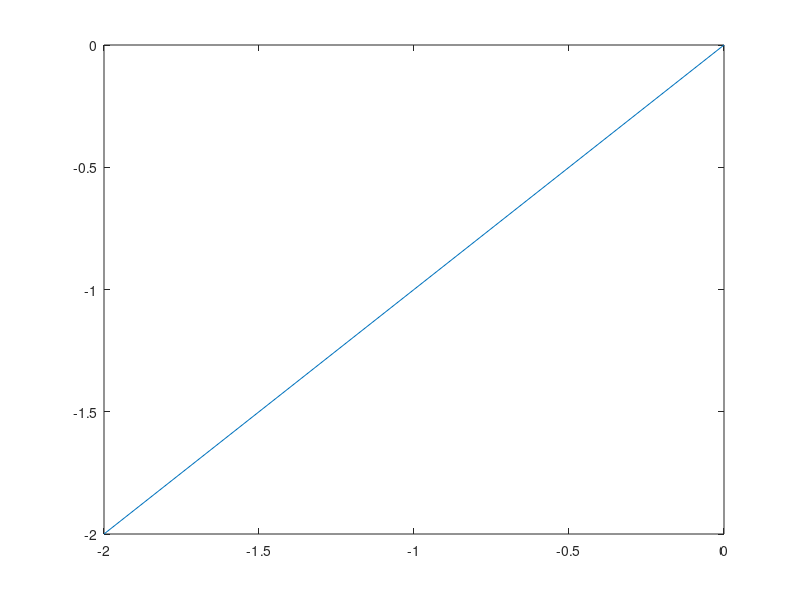

Write the MATLAB code that produced this figure. (Note: this script raises an error after producing the figure.)
% Octave test file
% MATLAB = MATrix LABratory

% Vectors

% 1x3 vector
v = [-2, -1, 0];

% 3x1 vector
v2 = [-2; -1; 0];

% graph vectors
plot(v, v2)

%% ------------------

% Unformly spaced vectors
% a:spacing:b
% linspace - specifying the number of points, octave computes spacing automatically.
% linspace(lower,upper,points)
a = 0
b = 100
c = a:10:b
c = linspace(0, 100, 10)

% Filtering vectors
v = [1, 2, 3, 4, 5];

% Returns a logical matrix (0s and 1s) for each element in the matrix.
v > 2
% Filters the matrix for only values matching
w = v(v > 2)

% Calculations w/ Vectors

% Elementwise operators. Performs the calculation for every element in a matrix.
%
% .*
% ./
% .^

v = [1, 2, 3];
w = 3*x.^2  % [3, 12, 27]

v = -20:0.1:20
w = 3*x.^2

% Vector Transpose

v = [1, -1, 8.5, 6, 19]
w = v';

% Line Plots (plot())

% Create vectors of x coords and y coords - both vectors must have the same number of elements.
%
% The 3rd parameter is for formatting.
%
% m:s    Magenta, dotted line, w/ square points
% g--*   Green, dashed line, with * markers
% r-     Red, solid line, with no markers
% r:o    Red, dotted line, circle points
%
% plot(x, y, 'm:s')
%
% Annotations
%
% plot(x, y)
% xlabel("x label")
% ylabel("y label")
% legend("series 1", "series 2")
% grid()
% annotation() % not sure how this is used

% Multiple plots
%
% plot(x, y, 'r:o')
% hold on        % Allows us to add additional plots
% plot(x2, y2, 'b:o')
